Frame 1 (no input): blank canvas, image omitted
Frame 60 (the mouse pressed at the canvas centre just before this capture): blank canvas, image omitted
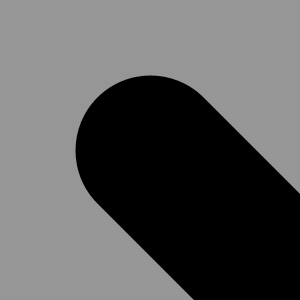
Frame 120 (the mouse held since frame 60 and released just before this capture)

The Processing sketch whose frames 1 and 60 were blank and that drew this single picture after the mouse press (run headless with seeded random() and noise(); from frame 60 on, the mouse is pressed at the canvas centre):

// Processing sketch: variable_test
// ── variable_test.pde
//animation lesson

void setup() {
   size(300, 300);
}

void draw() {
  background(mouseX, mouseX, mouseY);
  strokeWeight(mouseX);
  //ellipse (150, 150, 200, 200);
  line(300, 300, mouseX, mouseY);
}
